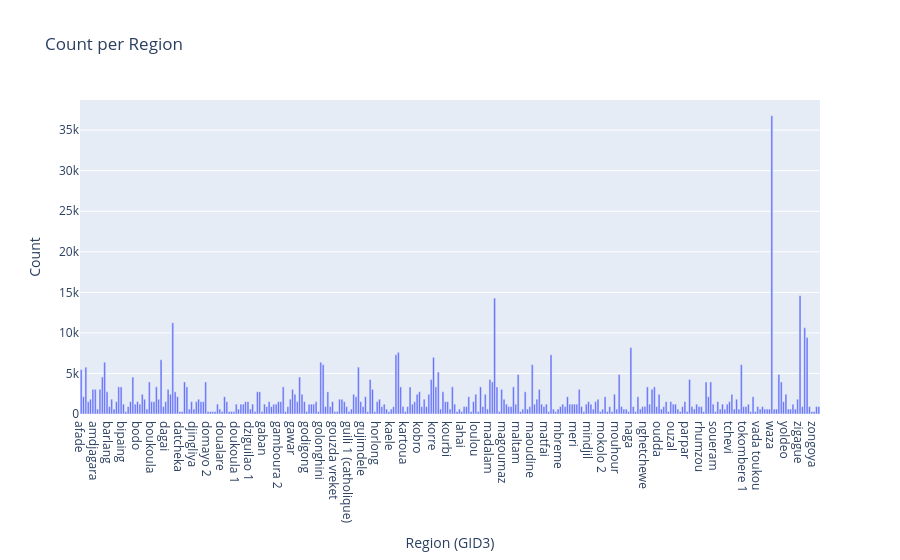

Notebook cell for this chart:
### Code cell
fig = px.bar(gid_unit_counts_df, x='GID3', y='count', title='Count per Region')
fig.update_layout(xaxis_title='Region (GID3)', yaxis_title='Count')
fig.show()

### Figure 1 — Plotly figure (JSON) as saved in the notebook; plotly's stock layout.template omitted (floating-point values rounded to 4 significant figures; data arrays with more than 128 entries replaced by an {"elided": "..."} marker saying what was removed)
{"data": [{"alignmentgroup": "True", "hovertemplate": "GID3=%{x}<br>count=%{y}<extra></extra>", "legendgroup": "", "marker": {"color": "#636efa", "pattern": {"shape": ""}}, "name": "", "offsetgroup": "", "orientation": "v", "showlegend": false, "textposition": "auto", "type": "bar", "x": {"elided": "315 str values"}, "xaxis": "x", "y": {"elided": "315 int values"}, "yaxis": "y"}], "layout": {"barmode": "relative", "legend": {"tracegroupgap": 0}, "title": {"text": "Count per Region"}, "xaxis": {"anchor": "y", "domain": [0, 1], "title": {"text": "Region (GID3)"}}, "yaxis": {"anchor": "x", "domain": [0, 1], "title": {"text": "Count"}}}}
